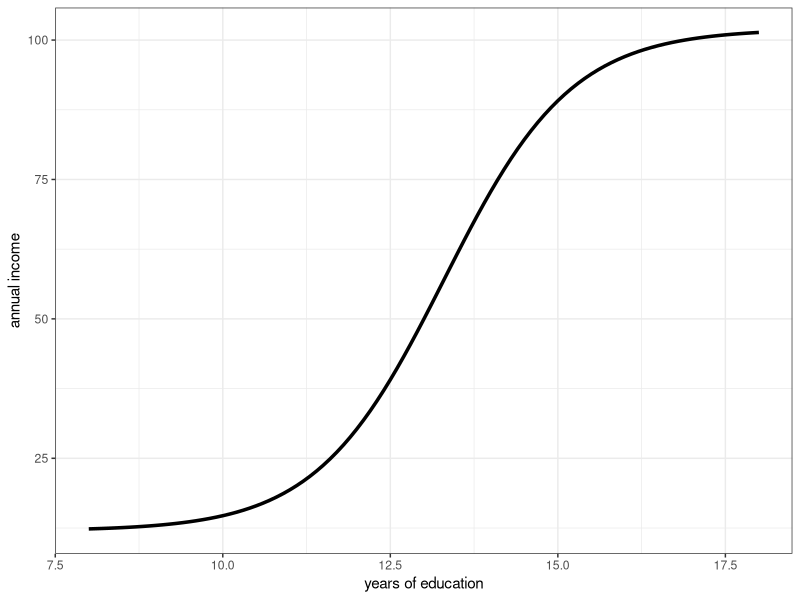
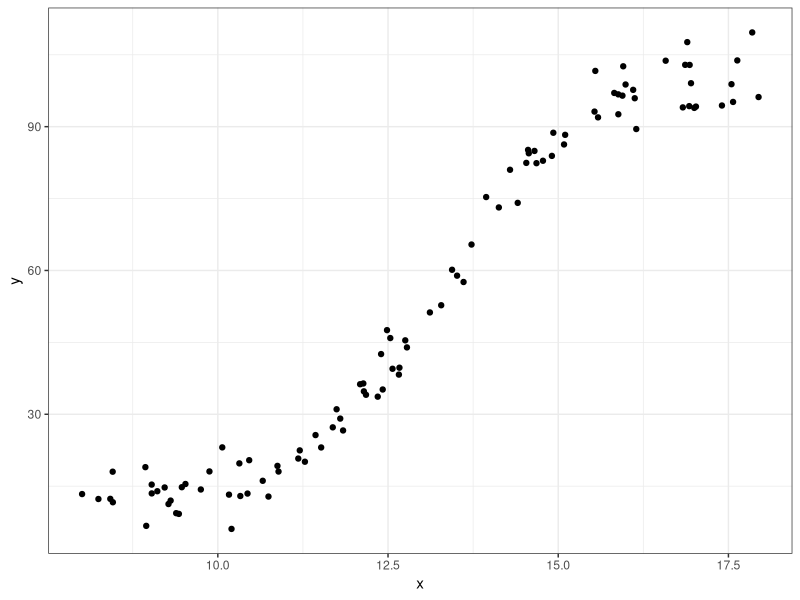
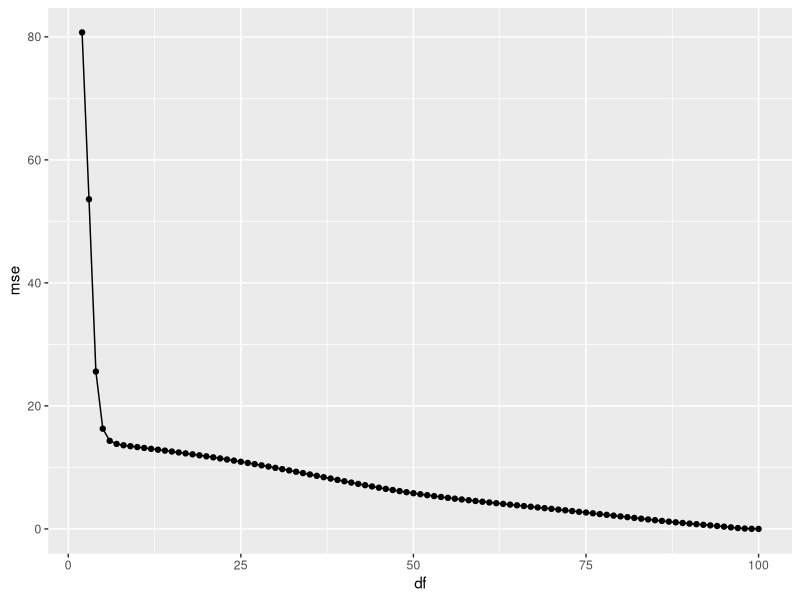
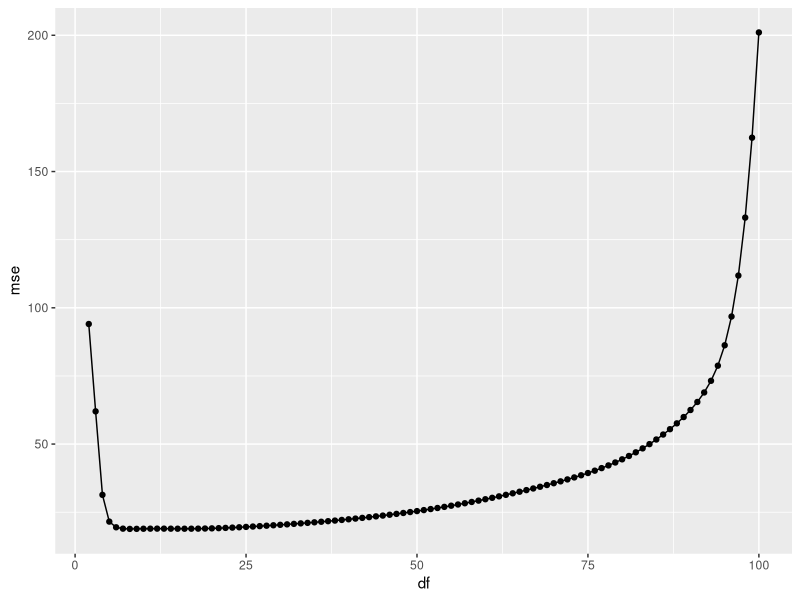
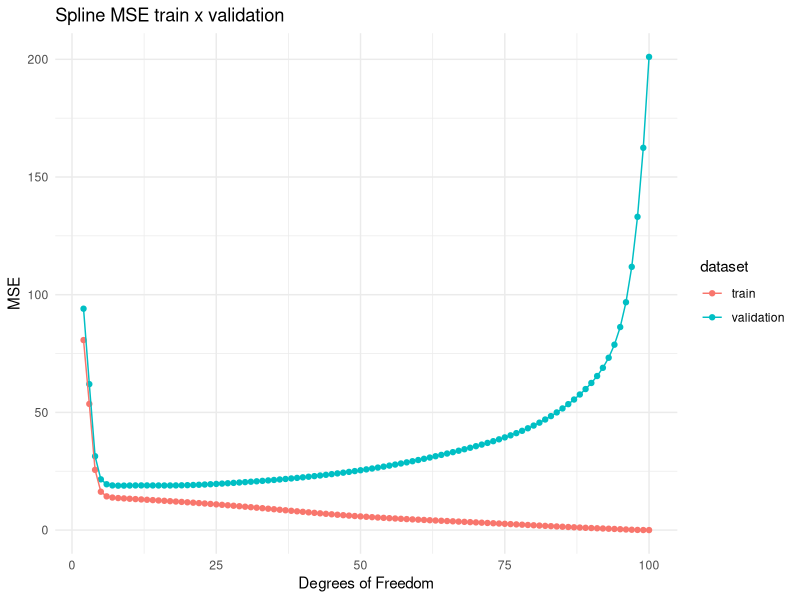
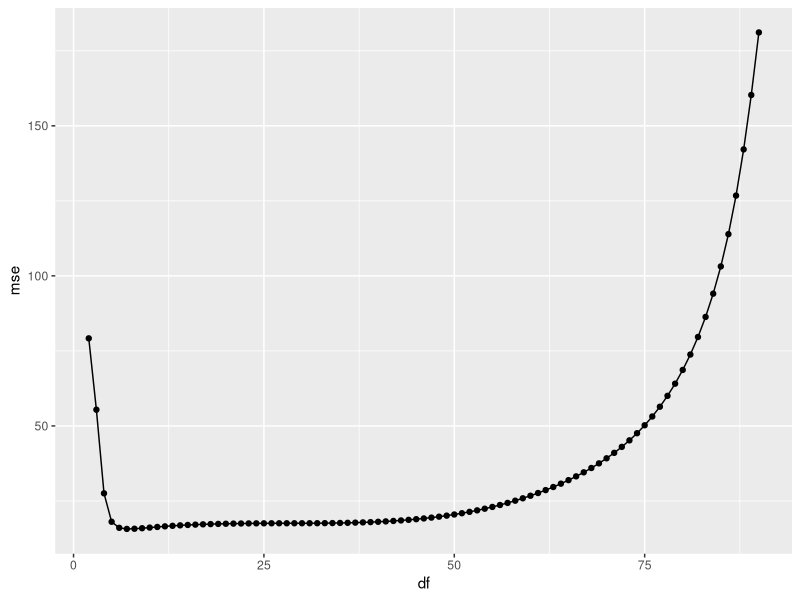

These charts were generated, in order, by the following R code:
library(tidyverse)

# psi(x) - model base -------------------------------------------------

ggplot(data = data.frame(x = 0), mapping = aes(x = x)) + 
  stat_function(fun = function(x) 45*tanh(x/1.9 - 7) + 57, linewidth = 1.2) +
  labs(x = "years of education", y = "annual income") + 
  xlim(8, 18) + 
  theme_bw()


# generated sample ----------------------------------------------------------
runif(5, 8, 18)

n_obs <- 100

set.seed(123)

data <- tibble(x = sort(runif(n = n_obs, min = 8, max = 18)), 
                y = 45*tanh(x/1.9 - 7) + 57 + rnorm(n = n_obs, mean = 0, sd = 4))

data %>% 
  ggplot(aes(x, y)) + 
  geom_point() + 
  theme_bw()

# spline - training with all data ------------------------------------------------------------------

#tibble to compare the results
results <- tibble(df = 2:100, mse = NA_real_)

#prediction without separating into training and test
for (i in 1:nrow(results)) {
  #ajust spline with i degrees of freedom
  fit <- smooth.spline(data$x, data$y, df = results$df[i], all.knots = TRUE)
  
  #calculates the MSE and hold it at results$mse[i]
  results$mse[i] <- mean((data$y - predict(fit, data$x)$y)^2)
}

results %>%
  ggplot(aes(x = df, y = mse)) +
  geom_point() +
  geom_line()

#the mse only decreases with increasing degrees of freedom (df). When the df 
#is equal to the sample size, they are interpolated and mse = 0

# training and validation -------------------------------------------------

#n_obs <- 100

#set.seed(123)

data <- tibble(x = sort(runif(n = n_obs, min = 8, max = 18)), 
                y = 45*tanh(x/1.9 - 7) + 57 + rnorm(n = n_obs, mean = 0, sd = 4))

validation <- tibble(x = sort(runif(n = n_obs, min = 8, max = 18)),
                    y = 45*tanh(x/1.9 - 7) + 57 + rnorm(n = n_obs, mean = 0, sd = 4))

results2 <- tibble(df = 2:100, mse = NA_real_)

for (i in 1:nrow(results)) {
  #ajust spline with i degrees of freedom
  fit <- smooth.spline(data$x, data$y, df = results2$df[i], all.knots = TRUE)
  
  #calculates the MSE and hold it at results$mse[i]
  results2$mse[i] <- mean((validation$y - predict(fit, validation$x)$y)^2)
}

results2 %>%
  ggplot(aes(x = df, y = mse)) +
  geom_point() +
  geom_line()

# combine results
results_combine <- bind_rows(
  mutate(results, dataset = "train"),
  mutate(results2, dataset = "validation")
)

ggplot(results_combine, aes(x = df, y = mse, color = dataset)) +
  geom_point() +
  geom_line() +
  labs(title = "Spline MSE train x validation", x = "Degrees of Freedom", y = "MSE") +
  theme_minimal()

# With the separation between training and testing data, we can observe the difference between
#the testing and training MSE. With training data, the trade-off between bias and variance is observed.
#Increasing degrees of freedom excessively increases variance, causing overfitting.


# Cross-Validation --------------------------------------------------------

data <- tibble(x = sort(runif(n = n_obs, min = 8, max = 18)),
                y = 45*tanh(x/1.9 - 7) + 57 + rnorm(n = n_obs, mean = 0, sd = 4))

n_lots <- 10
n_obs_lot <- n_obs/n_lots

mse_aux <- vector("numeric", n_lots) # mse_aux <- rep(0,10)

lots <- sample(rep(1:n_lots, each = n_obs_lot))

results3 <- tibble(df = 2:(n_obs - n_obs_lot),
                   mse = NA_real_)

for (i in 1:nrow(results3)) {
  
  for (j in 1:n_lots) {
    
    # calculates the MSE of lot j and stores it in a vector
    fit <- smooth.spline(data$x[lots != j],
                         data$y[lots != j],
                         df = results3$df[i],
                         all.knots = TRUE)
    
    mse_aux[j] <- mean((data$y[lots == j] - predict(fit, data$x[lots == j])$y)^2)
  }
  
  results3$mse[i] <- mean(mse_aux)
  #store the average of the vector with the MSE in results3$mse[i]
}

results3 %>%
  arrange(mse)

results3 %>%
  ggplot(aes(df, mse)) +
  geom_point() +
  geom_line()

fit <- smooth.spline(data$x,
                     data$y,
                     df = 8,
                     all.knots = TRUE)

#With cross validation, we realized that the best average MSE is with degrees of freedom = 8
